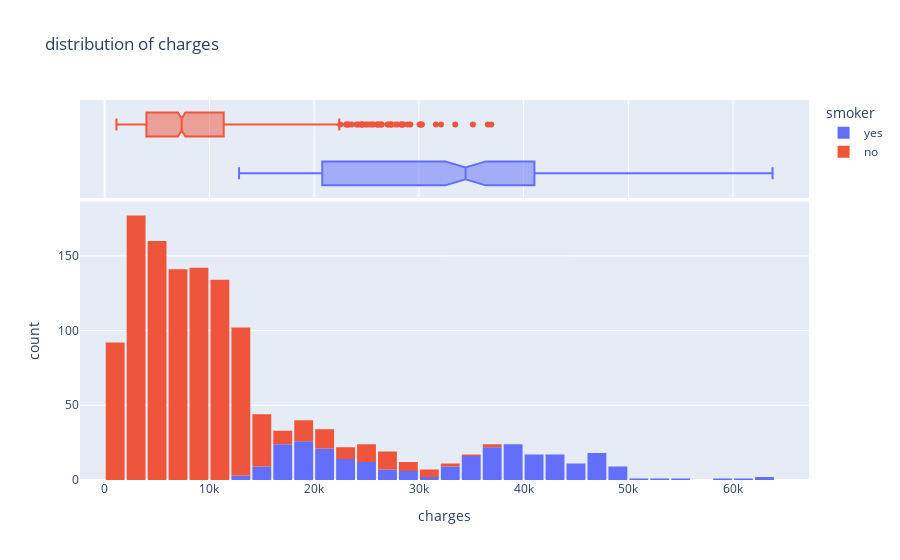

Notebook code for this chart:
### Code cell
fig = px.histogram(df, x='charges', marginal='box', nbins=47, title="distribution of charges", color='smoker')
fig.update_layout( bargap=0.1)
fig.show()

### Figure 1 — Plotly figure (JSON) as saved in the notebook; plotly's stock layout.template omitted (floating-point values rounded to 4 significant figures; data arrays with more than 128 entries replaced by an {"elided": "..."} marker saying what was removed)
{"data": [{"alignmentgroup": "True", "bingroup": "x", "hovertemplate": "smoker=yes<br>charges=%{x}<br>count=%{y}<extra></extra>", "legendgroup": "yes", "marker": {"color": "#636efa", "pattern": {"shape": ""}}, "name": "yes", "nbinsx": 47, "offsetgroup": "yes", "orientation": "v", "showlegend": true, "type": "histogram", "x": {"elided": "274 float values"}, "xaxis": "x", "yaxis": "y"}, {"alignmentgroup": "True", "hovertemplate": "smoker=yes<br>charges=%{x}<extra></extra>", "legendgroup": "yes", "marker": {"color": "#636efa"}, "name": "yes", "notched": true, "offsetgroup": "yes", "showlegend": false, "type": "box", "x": {"elided": "274 float values"}, "xaxis": "x2", "yaxis": "y2"}, {"alignmentgroup": "True", "bingroup": "x", "hovertemplate": "smoker=no<br>charges=%{x}<br>count=%{y}<extra></extra>", "legendgroup": "no", "marker": {"color": "#EF553B", "pattern": {"shape": ""}}, "name": "no", "nbinsx": 47, "offsetgroup": "no", "orientation": "v", "showlegend": true, "type": "histogram", "x": {"elided": "1064 float values"}, "xaxis": "x", "yaxis": "y"}, {"alignmentgroup": "True", "hovertemplate": "smoker=no<br>charges=%{x}<extra></extra>", "legendgroup": "no", "marker": {"color": "#EF553B"}, "name": "no", "notched": true, "offsetgroup": "no", "showlegend": false, "type": "box", "x": {"elided": "1064 float values"}, "xaxis": "x2", "yaxis": "y2"}], "layout": {"bargap": 0.1, "barmode": "relative", "legend": {"title": {"text": "smoker"}, "tracegroupgap": 0}, "title": {"text": "distribution of charges"}, "xaxis": {"anchor": "y", "domain": [0, 1], "title": {"text": "charges"}}, "xaxis2": {"anchor": "y2", "domain": [0, 1], "matches": "x", "showgrid": true, "showticklabels": false}, "yaxis": {"anchor": "x", "domain": [0, 0.7326], "title": {"text": "count"}}, "yaxis2": {"anchor": "x2", "domain": [0.7426, 1], "matches": "y2", "showgrid": false, "showline": false, "showticklabels": false, "ticks": ""}}}
